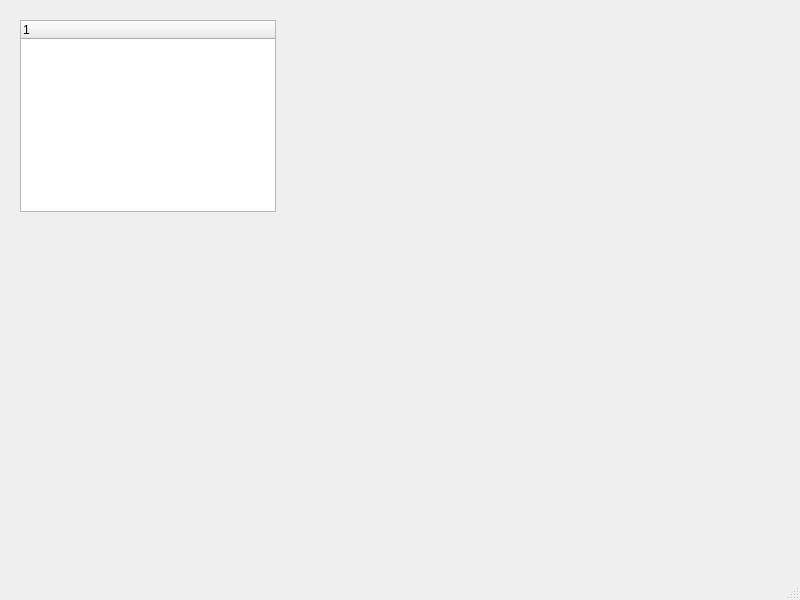
<?xml version="1.0" encoding="UTF-8"?>
<ui version="4.0">
 <class>MainWindow</class>
 <widget class="QMainWindow" name="MainWindow">
  <property name="geometry">
   <rect>
    <x>0</x>
    <y>0</y>
    <width>800</width>
    <height>600</height>
   </rect>
  </property>
  <property name="windowTitle">
   <string>MainWindow</string>
  </property>
  <widget class="QWidget" name="centralwidget">
   <widget class="QTreeWidget" name="treeWidget">
    <property name="geometry">
     <rect>
      <x>20</x>
      <y>20</y>
      <width>256</width>
      <height>192</height>
     </rect>
    </property>
    <column>
     <property name="text">
      <string notr="true">1</string>
     </property>
    </column>
   </widget>
  </widget>
  <widget class="QMenuBar" name="menubar">
   <property name="geometry">
    <rect>
     <x>0</x>
     <y>0</y>
     <width>800</width>
     <height>22</height>
    </rect>
   </property>
  </widget>
  <widget class="QStatusBar" name="statusbar"/>
 </widget>
 <resources/>
 <connections/>
</ui>
